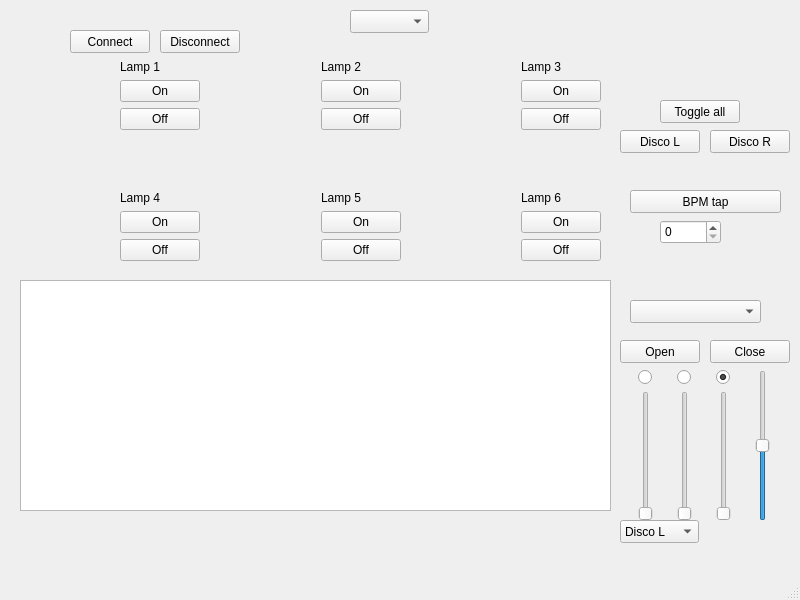
<?xml version="1.0" encoding="UTF-8"?>
<ui version="4.0">
 <class>MainWindow</class>
 <widget class="QMainWindow" name="MainWindow">
  <property name="geometry">
   <rect>
    <x>0</x>
    <y>0</y>
    <width>800</width>
    <height>600</height>
   </rect>
  </property>
  <property name="windowTitle">
   <string>MainWindow</string>
  </property>
  <widget class="QWidget" name="centralwidget">
   <widget class="QPushButton" name="connectButton">
    <property name="geometry">
     <rect>
      <x>70</x>
      <y>30</y>
      <width>80</width>
      <height>23</height>
     </rect>
    </property>
    <property name="text">
     <string>Connect</string>
    </property>
   </widget>
   <widget class="QPushButton" name="disconnectButton">
    <property name="geometry">
     <rect>
      <x>160</x>
      <y>30</y>
      <width>80</width>
      <height>23</height>
     </rect>
    </property>
    <property name="text">
     <string>Disconnect</string>
    </property>
   </widget>
   <widget class="QPlainTextEdit" name="logView">
    <property name="geometry">
     <rect>
      <x>20</x>
      <y>280</y>
      <width>591</width>
      <height>231</height>
     </rect>
    </property>
    <property name="readOnly">
     <bool>true</bool>
    </property>
   </widget>
   <widget class="QWidget" name="gridLayoutWidget">
    <property name="geometry">
     <rect>
      <x>120</x>
      <y>60</y>
      <width>481</width>
      <height>201</height>
     </rect>
    </property>
    <layout class="QGridLayout" name="gridLayout">
     <item row="2" column="0">
      <layout class="QVBoxLayout" name="verticalLayout_7">
       <item>
        <widget class="QLabel" name="lamp4Label">
         <property name="text">
          <string>Lamp 4</string>
         </property>
        </widget>
       </item>
       <item>
        <widget class="QPushButton" name="lamp4OnButton">
         <property name="text">
          <string>On</string>
         </property>
        </widget>
       </item>
       <item>
        <widget class="QPushButton" name="lamp4OffButton">
         <property name="text">
          <string>Off</string>
         </property>
        </widget>
       </item>
      </layout>
     </item>
     <item row="0" column="0">
      <layout class="QVBoxLayout" name="verticalLayout_3">
       <item>
        <widget class="QLabel" name="lamp1Label">
         <property name="text">
          <string>Lamp 1</string>
         </property>
        </widget>
       </item>
       <item>
        <widget class="QPushButton" name="lamp1OnButton">
         <property name="text">
          <string>On</string>
         </property>
        </widget>
       </item>
       <item>
        <widget class="QPushButton" name="lamp1OffButton">
         <property name="text">
          <string>Off</string>
         </property>
        </widget>
       </item>
      </layout>
     </item>
     <item row="0" column="2">
      <layout class="QVBoxLayout" name="verticalLayout_5">
       <item>
        <widget class="QLabel" name="lamp2Label">
         <property name="text">
          <string>Lamp 2</string>
         </property>
        </widget>
       </item>
       <item>
        <widget class="QPushButton" name="lamp2OnButton">
         <property name="text">
          <string>On</string>
         </property>
        </widget>
       </item>
       <item>
        <widget class="QPushButton" name="lamp2OffButton">
         <property name="text">
          <string>Off</string>
         </property>
        </widget>
       </item>
      </layout>
     </item>
     <item row="2" column="2">
      <layout class="QVBoxLayout" name="verticalLayout_9">
       <item>
        <widget class="QLabel" name="lamp5Label">
         <property name="text">
          <string>Lamp 5</string>
         </property>
        </widget>
       </item>
       <item>
        <widget class="QPushButton" name="lamp5OnButton">
         <property name="text">
          <string>On</string>
         </property>
        </widget>
       </item>
       <item>
        <widget class="QPushButton" name="lamp5OffButton">
         <property name="text">
          <string>Off</string>
         </property>
        </widget>
       </item>
      </layout>
     </item>
     <item row="0" column="4">
      <layout class="QVBoxLayout" name="verticalLayout_8">
       <item>
        <widget class="QLabel" name="lamp3Label">
         <property name="text">
          <string>Lamp 3</string>
         </property>
        </widget>
       </item>
       <item>
        <widget class="QPushButton" name="lamp3OnButton">
         <property name="text">
          <string>On</string>
         </property>
        </widget>
       </item>
       <item>
        <widget class="QPushButton" name="lamp3OffButton">
         <property name="text">
          <string>Off</string>
         </property>
        </widget>
       </item>
      </layout>
     </item>
     <item row="2" column="4">
      <layout class="QVBoxLayout" name="verticalLayout_10">
       <item>
        <widget class="QLabel" name="lamp6Label">
         <property name="text">
          <string>Lamp 6</string>
         </property>
        </widget>
       </item>
       <item>
        <widget class="QPushButton" name="lamp6OnButton">
         <property name="text">
          <string>On</string>
         </property>
        </widget>
       </item>
       <item>
        <widget class="QPushButton" name="lamp6OffButton">
         <property name="text">
          <string>Off</string>
         </property>
        </widget>
       </item>
      </layout>
     </item>
     <item row="0" column="1">
      <spacer name="horizontalSpacer">
       <property name="orientation">
        <enum>Qt::Horizontal</enum>
       </property>
       <property name="sizeHint" stdset="0">
        <size>
         <width>40</width>
         <height>20</height>
        </size>
       </property>
      </spacer>
     </item>
     <item row="0" column="3">
      <spacer name="horizontalSpacer_2">
       <property name="orientation">
        <enum>Qt::Horizontal</enum>
       </property>
       <property name="sizeHint" stdset="0">
        <size>
         <width>40</width>
         <height>20</height>
        </size>
       </property>
      </spacer>
     </item>
     <item row="1" column="1">
      <spacer name="verticalSpacer">
       <property name="orientation">
        <enum>Qt::Vertical</enum>
       </property>
       <property name="sizeHint" stdset="0">
        <size>
         <width>20</width>
         <height>40</height>
        </size>
       </property>
      </spacer>
     </item>
    </layout>
   </widget>
   <widget class="QPushButton" name="discoLeftButton">
    <property name="geometry">
     <rect>
      <x>620</x>
      <y>130</y>
      <width>80</width>
      <height>23</height>
     </rect>
    </property>
    <property name="text">
     <string>Disco L</string>
    </property>
   </widget>
   <widget class="QPushButton" name="toggleAllButton">
    <property name="geometry">
     <rect>
      <x>660</x>
      <y>100</y>
      <width>80</width>
      <height>23</height>
     </rect>
    </property>
    <property name="text">
     <string>Toggle all</string>
    </property>
   </widget>
   <widget class="QPushButton" name="discoRightButton">
    <property name="geometry">
     <rect>
      <x>710</x>
      <y>130</y>
      <width>80</width>
      <height>23</height>
     </rect>
    </property>
    <property name="text">
     <string>Disco R</string>
    </property>
   </widget>
   <widget class="QPushButton" name="bpmButton">
    <property name="geometry">
     <rect>
      <x>630</x>
      <y>190</y>
      <width>151</width>
      <height>23</height>
     </rect>
    </property>
    <property name="text">
     <string>BPM tap</string>
    </property>
   </widget>
   <widget class="QSpinBox" name="spinBox">
    <property name="geometry">
     <rect>
      <x>660</x>
      <y>220</y>
      <width>61</width>
      <height>24</height>
     </rect>
    </property>
    <property name="maximum">
     <number>10000</number>
    </property>
   </widget>
   <widget class="QComboBox" name="audioDeviceSelection">
    <property name="geometry">
     <rect>
      <x>630</x>
      <y>300</y>
      <width>131</width>
      <height>23</height>
     </rect>
    </property>
   </widget>
   <widget class="QPushButton" name="openAudioDeviceButton">
    <property name="geometry">
     <rect>
      <x>620</x>
      <y>340</y>
      <width>80</width>
      <height>23</height>
     </rect>
    </property>
    <property name="text">
     <string>Open</string>
    </property>
   </widget>
   <widget class="QPushButton" name="closeAudioDeviceButton">
    <property name="geometry">
     <rect>
      <x>710</x>
      <y>340</y>
      <width>80</width>
      <height>23</height>
     </rect>
    </property>
    <property name="text">
     <string>Close</string>
    </property>
   </widget>
   <widget class="QWidget" name="layoutWidget">
    <property name="geometry">
     <rect>
      <x>620</x>
      <y>370</y>
      <width>170</width>
      <height>151</height>
     </rect>
    </property>
    <layout class="QHBoxLayout" name="horizontalLayout_2">
     <item>
      <layout class="QVBoxLayout" name="verticalLayout">
       <item>
        <widget class="QRadioButton" name="radioButton">
         <property name="text">
          <string/>
         </property>
         <property name="checked">
          <bool>false</bool>
         </property>
        </widget>
       </item>
       <item>
        <widget class="QSlider" name="verticalSlider">
         <property name="maximum">
          <number>100</number>
         </property>
         <property name="orientation">
          <enum>Qt::Vertical</enum>
         </property>
        </widget>
       </item>
      </layout>
     </item>
     <item>
      <layout class="QVBoxLayout" name="verticalLayout_2">
       <item>
        <widget class="QRadioButton" name="radioButton_2">
         <property name="text">
          <string/>
         </property>
        </widget>
       </item>
       <item>
        <widget class="QSlider" name="verticalSlider_2">
         <property name="maximum">
          <number>100</number>
         </property>
         <property name="orientation">
          <enum>Qt::Vertical</enum>
         </property>
        </widget>
       </item>
      </layout>
     </item>
     <item>
      <layout class="QVBoxLayout" name="verticalLayout_4">
       <item>
        <widget class="QRadioButton" name="radioButton_3">
         <property name="text">
          <string/>
         </property>
         <property name="checked">
          <bool>true</bool>
         </property>
        </widget>
       </item>
       <item>
        <widget class="QSlider" name="verticalSlider_3">
         <property name="maximum">
          <number>100</number>
         </property>
         <property name="value">
          <number>0</number>
         </property>
         <property name="orientation">
          <enum>Qt::Vertical</enum>
         </property>
        </widget>
       </item>
      </layout>
     </item>
     <item>
      <widget class="QSlider" name="verticalSlider_4">
       <property name="maximum">
        <number>100</number>
       </property>
       <property name="value">
        <number>50</number>
       </property>
       <property name="orientation">
        <enum>Qt::Vertical</enum>
       </property>
      </widget>
     </item>
    </layout>
   </widget>
   <widget class="QComboBox" name="comboBox">
    <property name="geometry">
     <rect>
      <x>620</x>
      <y>520</y>
      <width>79</width>
      <height>23</height>
     </rect>
    </property>
    <item>
     <property name="text">
      <string>Disco L</string>
     </property>
    </item>
    <item>
     <property name="text">
      <string>Disco R</string>
     </property>
    </item>
    <item>
     <property name="text">
      <string>Toggle All</string>
     </property>
    </item>
   </widget>
   <widget class="QComboBox" name="themeComboBox">
    <property name="geometry">
     <rect>
      <x>350</x>
      <y>10</y>
      <width>79</width>
      <height>23</height>
     </rect>
    </property>
   </widget>
  </widget>
  <widget class="QMenuBar" name="menubar">
   <property name="geometry">
    <rect>
     <x>0</x>
     <y>0</y>
     <width>800</width>
     <height>20</height>
    </rect>
   </property>
  </widget>
  <widget class="QStatusBar" name="statusbar"/>
 </widget>
 <resources/>
 <connections/>
</ui>
